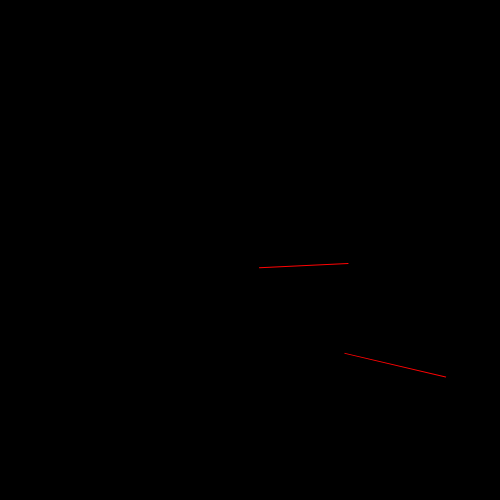
Frame 1 (no input)
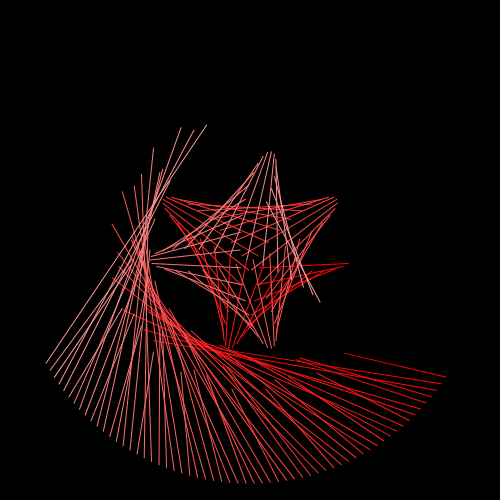
Frame 60 (no input)
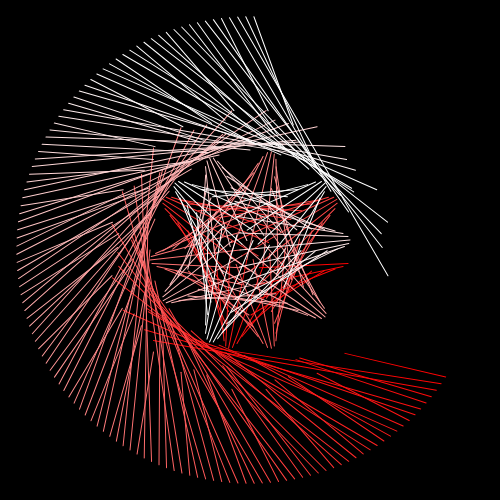
Frame 120 (the mouse pressed at the canvas centre since frame 60)

The p5.js sketch that drew these frames (run headless with seeded random() and noise() and a simulated clock; from frame 60 on, the mouse is pressed at the canvas centre):

// p5.js sketch
// ── sketch.js
function setup() {
  createCanvas(500,500);
  angleMode(DEGREES);
   background(0,0,0);
  frameRate(20);
}
function draw() {
translate(width/2,height/2);
rotate(frameCount*2);
stroke(lerpColor(color(255,0,0), color(255,255,255), frameCount/100));
line(200,120,100*sin(frameCount*100),100);
line(100*cos(frameCount*10),10,10,100*sin(frameCount*10));
 noFill()
  if (frameCount == 200) {
    noLoop();
  }
  }
